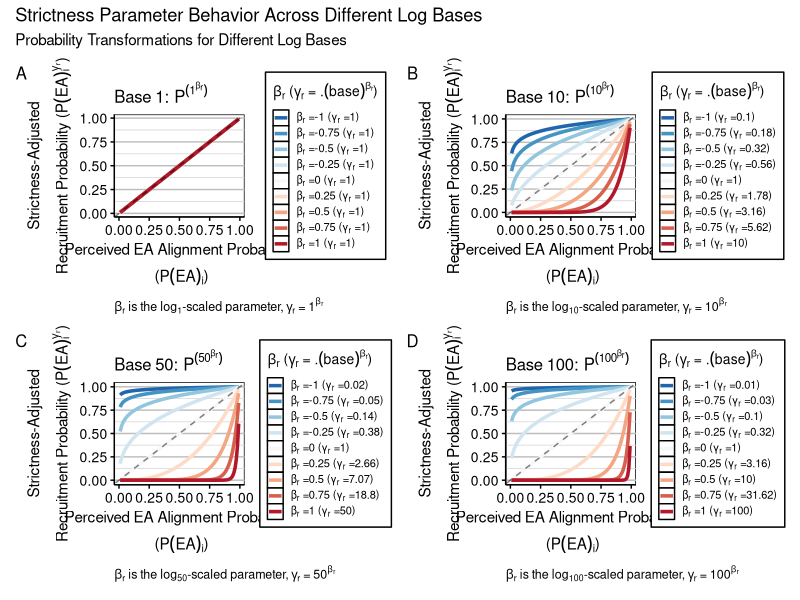
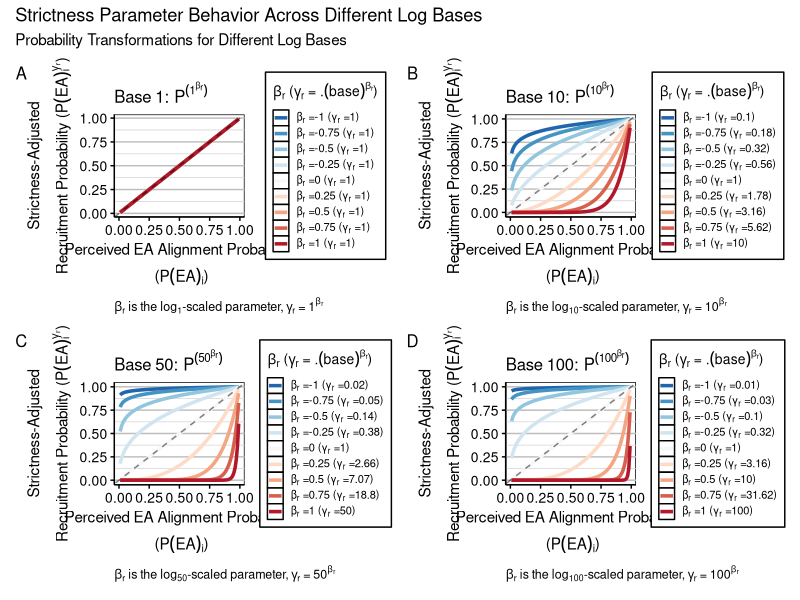

Reproduce these figures in R, in order.
library(tidyverse)
library(patchwork)

# Create a range of probabilities
p <- seq(0.01, 0.99, by = 0.01)

# Define beta values (our primary parameter)
beta_values <- seq(-1, 1, by = 0.25)

# Recreate beta_range for smooth curves (finer resolution)
beta_range <- seq(-1, 1, by = 0.01)

# Define the different log bases to explore
log_bases <- c(1, 10, 50, 100)

# Function to create transformation plot for a given base
create_transformation_plot <- function(base) {
  # Calculate corresponding gamma values for this base
  gamma_values <- base^beta_values
  
  # Create data for visualization
  data_beta <- expand.grid(p = p, beta = beta_values) %>%
    mutate(
      gamma = base^beta,
      p_transformed = p^gamma,
      beta_label = paste("β =", beta)
    )
  
  # Create custom legend labels showing beta and corresponding gamma values
  beta_labels <- unique(data_beta$beta)
  gamma_values_for_legend <- base^beta_labels
  legend_labels <- sapply(1:length(beta_labels), function(i) {
    as.expression(bquote("β"[r] * " =" * .(beta_labels[i]) * " (γ"[r] * " =" * .(round(gamma_values_for_legend[i], 2)) * ")"))
  })
  
  # Create the plot
  p_plot <- ggplot(data_beta, aes(x = p, y = p_transformed, color = factor(beta))) +
    geom_line(size = 1.2) +
    geom_abline(intercept = 0, slope = 1, linetype = "dashed", alpha = 0.5) +
    labs(
      title = bquote("Base" ~ .(base) * ": " * P^(.(base)^beta[r])),
      x = expression(atop("Perceived EA Alignment Probability", " (" * P(EA)[i] * ")")),
      y = expression(atop("Strictness-Adjusted", "Recruitment Probability (" * P(EA)[i]^gamma[r] * ")")),
      color = expression(beta[r] * " (" * gamma[r] * " = " * .(base)^beta[r] * ")"),
      caption = bquote(beta[r] * " is the " * log[.(base)] * "-scaled parameter, " * gamma[r] * " = " * .(base)^beta[r])
    ) +
    scale_color_brewer(type = "div", palette = "RdBu", direction = -1, 
                       labels = legend_labels) +
    theme(panel.background = element_rect(fill = "white", color = "black"),
          panel.grid.major.y = element_line(color = "grey"),
          panel.grid.minor.y = element_line(color = "lightgrey"),
          panel.grid.minor.x = element_line(color = NA),          
          panel.grid.major.x = element_line(color = NA),
          axis.line = element_line(color = "black"),
          axis.ticks = element_line(color = "black"),
          axis.text = element_text(color = "black", size = 10),
          axis.title = element_text(size = 11),
          title = element_text(size = 10),
          plot.caption = element_text(hjust = 0, size = 9),
          legend.background = element_rect(fill = "white", color = "black"),
          legend.key.size = unit(0.4, "cm"),
          legend.text = element_text(size = 8))
  
  return(p_plot)
}

# Create plots for each base
plots_list <- lapply(log_bases, create_transformation_plot)

# Function to create parameter mapping plot for a given base
create_mapping_plot <- function(base) {
  # Calculate parameter mapping for this base
  param_mapping <- data.frame(
    beta = beta_values,
    gamma = base^beta_values
  )
  
  p_mapping <- ggplot(data.frame(beta = beta_range, gamma = base^beta_range), 
                      aes(x = beta, y = gamma)) +
    geom_line(size = 1.2, color = "darkblue") +
    geom_point(data = param_mapping, aes(x = beta, y = gamma), 
               size = 3, color = "red") +
    geom_hline(yintercept = 1, linetype = "dashed", alpha = 0.5) +
    geom_vline(xintercept = 0, linetype = "dashed", alpha = 0.5) +
    labs(
      title = bquote("Base" ~ .(base) * ": " * beta[r] * " → " * gamma[r]),
      x = expression(atop(beta[r], " (model parameter)")),
      y = expression(atop(gamma[r], "(actual exponent)")),
      caption = bquote(gamma[r] * " = " * .(base)^beta[r])
    ) +
    scale_y_log10() +
    theme(panel.background = element_rect(fill = "white", color = "black"),
          panel.grid.major.y = element_line(color = "grey"),
          panel.grid.minor.y = element_line(color = "lightgrey"),
          panel.grid.minor.x = element_line(color = NA),          
          panel.grid.major.x = element_line(color = NA),
          axis.line = element_line(color = "black"),
          axis.ticks = element_line(color = "black"),
          axis.text = element_text(color = "black", size = 10),
          axis.title = element_text(size = 11),
          title = element_text(size = 10),
          plot.caption = element_text(hjust = 0, size = 9))
  
  return(p_mapping)
}

# Create mapping plots for each base
mapping_plots_list <- lapply(log_bases, create_mapping_plot)

# Combine all transformation plots only
final_plot <- wrap_plots(plots_list, ncol = 2, nrow = 2) + 
  plot_annotation(
    title = "Strictness Parameter Behavior Across Different Log Bases",
    subtitle = "Probability Transformations for Different Log Bases",
    tag_levels = "A"
  )

print(final_plot)

# Save the plot
ggsave("log_strictness_multibase_comparison.png", 
       width = 30, height = 24, dpi = 600, units = "cm")
